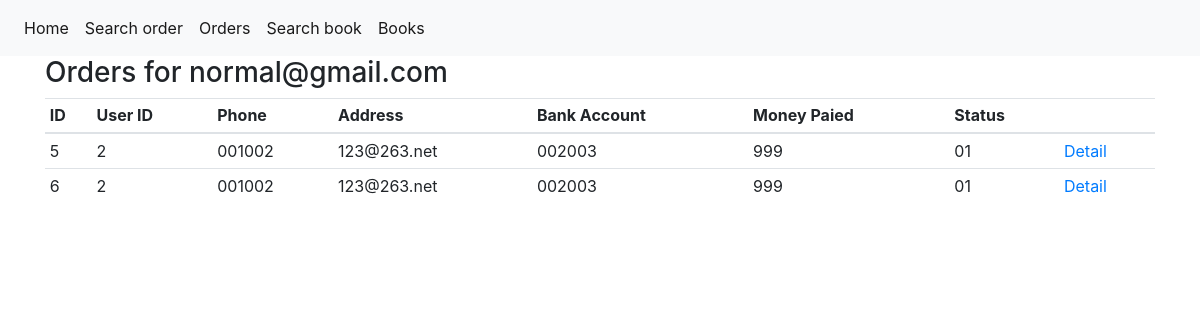
Screenshot of /book_store/list_orders.php (signed in) with the database file from the repository.
### tables this page shows
CREATE TABLE `USER_ORDER` (
  `id` int(11) NOT NULL,
  `user_id` int(11) DEFAULT NULL,
  `phone` varchar(50) DEFAULT NULL,
  `address` varchar(50) DEFAULT NULL,
  `bank_acc` varchar(50) DEFAULT NULL,
  `pay_amnt` decimal(10,0) DEFAULT NULL,
  `sold_on` date DEFAULT NULL,
  `packed_on` date DEFAULT NULL,
  `signed_on` date DEFAULT NULL,
  `status` varchar(10) NOT NULL
);

### book_store/base.php (called while the page is built, shortened)
<?php
	function pdo($pdo, $sql, $args = NULL) {
		$stmt = $pdo->prepare($sql);
		$stmt->execute($args);
		return $stmt;
	}
	function current_user() {
		return isset($_SESSION['user']) ? $_SESSION['user'] : NULL;
	}
?>

### book_store/list_orders.php (the view, shortened to what this page needs)
<?php
	include "header.php";
	include "base.php";
?>
<?php
	$dbh = getConn();
	$msg = "Orders for all users";
	$sql = "SELECT * FROM USER_ORDER WHERE 1=1";
	$args = array();
	if(!is_admin()) {
		$sql = $sql." AND user_id = ?";
		array_push($args, current_user()["id"]);
		$msg = "Orders for ".current_user()["email"];
	}
?>
	<div class="container">
		<h3>
			<?php echo $msg; ?>
		</h3>
		<table class="table table-sm">
			<thead>
				<tr>
					<th>ID</th>
					<th>User ID</th>
					<th>Phone</th>
					<th>Address</th>
					<th>Bank Account</th>
					<th>Money Paied</th>
					<th>Status</th>
					<th colspan="3"></th>
				</tr>
			</thead>
			<tbody>
<?php
    	foreach(pdo($dbh, $sql, $args) as $row) {
?>
				<tr>
					<td><?php echo $row['id']; ?></td>
					<td><?php echo $row['user_id']; ?></td>
					<td><?php echo $row['phone']; ?></td>
					<td><?php echo $row['address']; ?></td>
					<td><?php echo $row['bank_acc']; ?></td>
					<td><?php echo $row['pay_amnt']; ?></td>
					<td><?php echo $row['status']; ?></td>
					<td>
						<a href="./list_order_detail.php?id=<?php echo $row['id']; ?>">Detail</a><br/>
					</td>
				</tr>
<?php
    	}
?>
			</tbody>
		</table>
	</div>
<?php include "footer.php" ?>

### rows the page displays
user_order: id "5", user "2", phone "001002", address "123@263.net", bank_acc "002003", pay_amnt "999", status "01"
user_order: id "6", user "2", phone "001002", address "123@263.net", bank_acc "002003", pay_amnt "999", status "01"

### other values shown
$msg "Orders for normal@gmail.com"
